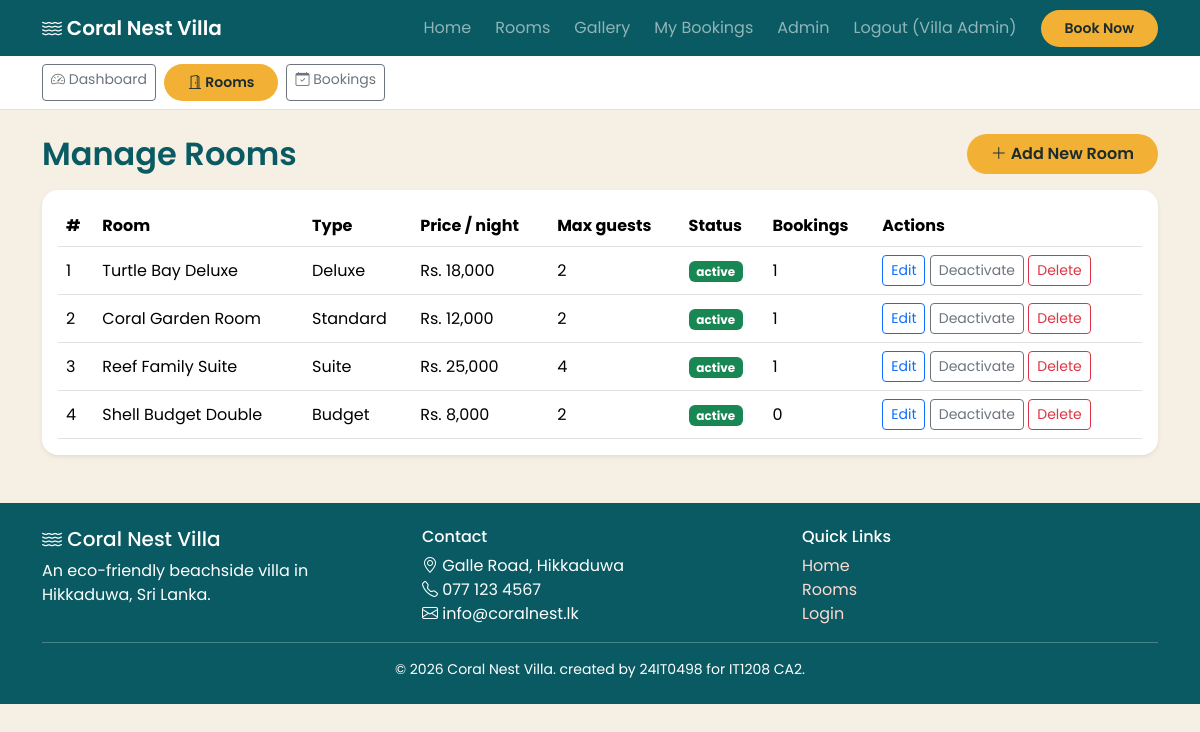
/admin/rooms.php (signed in), run on the app's committed database.
### tables this page shows
CREATE TABLE rooms (
    room_id         INT AUTO_INCREMENT PRIMARY KEY,
    room_name       VARCHAR(100) NOT NULL,
    room_type       VARCHAR(50)  NOT NULL,
    description     TEXT,
    facilities      VARCHAR(255),
    price_per_night DECIMAL(10,2) NOT NULL CHECK (price_per_night > 0),
    max_guests      INT NOT NULL CHECK (max_guests > 0),
    image           VARCHAR(255) DEFAULT 'default.jpg',
    room_status     ENUM('active','inactive') NOT NULL DEFAULT 'active'
);

### admin/rooms.php (the view, shortened to what this page needs)
<?php
require_once '../includes/db.php';
$rooms = $pdo->query(
    "SELECT r.*, (SELECT COUNT(*) FROM bookings b WHERE b.room_id = r.room_id) AS booking_count
     FROM rooms r ORDER BY r.room_id"
)->fetchAll();
include '../includes/header.php';
include '../includes/admin_nav.php';
?>
<div class="container my-4">
  <div class="d-flex justify-content-between align-items-center mb-3">
    <h2 class="section-title mb-0">Manage Rooms</h2>
    <a href="room_form.php" class="btn btn-coral"><i class="bi bi-plus-lg"></i> Add New Room</a>
  </div>
  <div class="table-responsive bg-white rounded-4 shadow-sm p-3">
    <table class="table align-middle mb-0">
      <thead><tr><th>#</th><th>Room</th><th>Type</th><th>Price / night</th><th>Max guests</th><th>Status</th><th>Bookings</th><th>Actions</th></tr></thead>
      <tbody>
        <?php foreach ($rooms as $r): ?>
          <tr>
            <td><?= (int)$r['room_id'] ?></td>
            <td><?= htmlspecialchars($r['room_name']) ?></td>
            <td><?= htmlspecialchars($r['room_type']) ?></td>
            <td>Rs. <?= number_format($r['price_per_night']) ?></td>
            <td><?= (int)$r['max_guests'] ?></td>
            <td><span class="badge <?= $r['room_status'] === 'active' ? 'bg-success' : 'bg-secondary' ?>"><?= htmlspecialchars($r['room_status']) ?></span></td>
            <td><?= (int)$r['booking_count'] ?></td>
            <td class="text-nowrap">
              <a href="room_form.php?id=<?= (int)$r['room_id'] ?>" class="btn btn-sm btn-outline-primary">Edit</a>
              <form method="post" class="d-inline">
                <button class="btn btn-sm btn-outline-secondary"><?= $r['room_status'] === 'active' ? 'Deactivate' : 'Activate' ?></button>
              </form>
              <form method="post" class="d-inline" onsubmit="return confirm('Delete this room permanently?');">
                <button class="btn btn-sm btn-outline-danger">Delete</button>
              </form>
            </td>
          </tr>
        <?php endforeach; ?>
      </tbody>
    </table>
  </div>
</div>
<?php include '../includes/footer.php'; ?>

### css/style.css (style rules this page uses)
:root { --teal: #0e7c86; --teal-dark: #095a62; --sand: #f6efe3; --coral: #ff7a66; --text: #2b2b2b; }
body { background: var(--sand); color: var(--text); font-family: 'Poppins', sans-serif; }
.btn-coral { background: var(--coral); color: #fff; border: none; border-radius: 30px; padding: 8px 24px; }
.section-title { color: var(--teal-dark); font-weight: 600; margin-bottom: 1.5rem; }
:root { --coral: #f2b134; }
.btn-coral { background: #f2b134; color: #1b2b2e; font-weight: 600; }

### data on the page
rooms: room_id "1", room_name "Turtle Bay Deluxe", room_type "Deluxe", price_per_night "18,000", max_guests "2", room_status "active", booking_count "1", shows "Deactivate"
rooms: room_id "2", room_name "Coral Garden Room", room_type "Standard", price_per_night "12,000", max_guests "2", room_status "active", booking_count "1", shows "Deactivate"
rooms: room_id "3", room_name "Reef Family Suite", room_type "Suite", price_per_night "25,000", max_guests "4", room_status "active", booking_count "1", shows "Deactivate"
rooms: room_id "4", room_name "Shell Budget Double", room_type "Budget", price_per_night "8,000", max_guests "2", room_status "active", booking_count "0", shows "Deactivate"

### other printed values
$_SESSION['name'] "Villa Admin"
